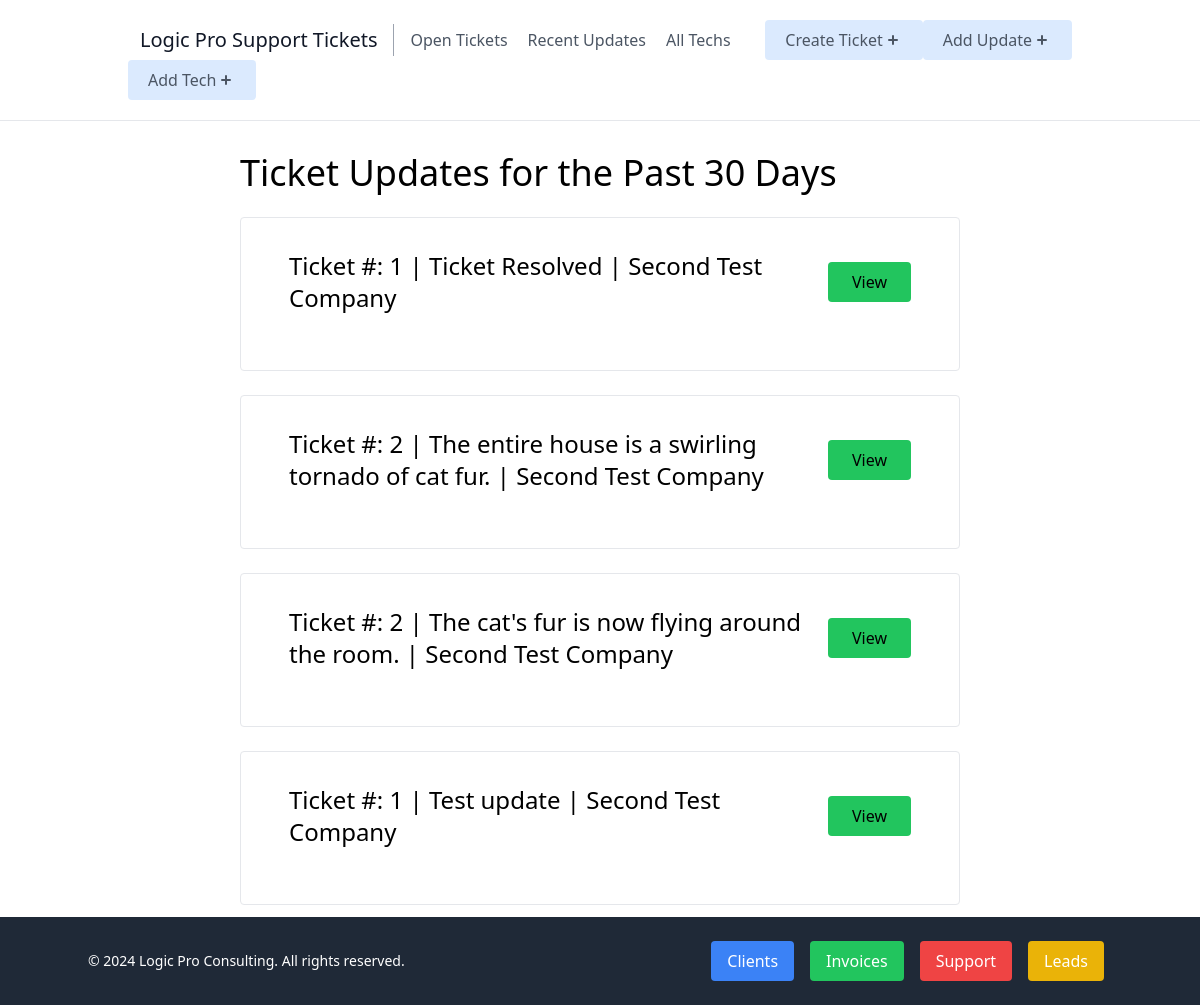
Screenshot of /support/updates/ with the database file from the repository.
### support/models.py (models this page shows, shortened)
class TicketUpdate(models.Model):
    update = models.TextField()
    tech = models.ForeignKey('Technician', on_delete=models.CASCADE, related_name='ticket_tech', null=True, blank=True)
    created_at = models.DateTimeField(auto_now_add=True)
    updated_at = models.DateTimeField(auto_now=True)
    ticket = models.ForeignKey(Ticket, on_delete=models.CASCADE, related_name='ticket_update', null=True, blank=True)

class Ticket(models.Model):
    title = models.CharField(max_length=100)
    description = models.TextField()
    is_resolved = models.BooleanField(default=False)
    created_at = models.DateTimeField(auto_now_add=True)
    updated_at = models.DateTimeField(auto_now=True)
    client = models.ForeignKey(Client, on_delete=models.CASCADE, related_name='ticket_client', null=True, blank=True)
    contact = models.ForeignKey(Contact, on_delete=models.CASCADE, related_name='ticket_contact', null=True, blank=True)
    site = models.ForeignKey(Site, on_delete=models.CASCADE, related_name='ticket_site', null=True, blank=True)

### clients/models.py (models this page shows, shortened)
class Client(models.Model):
    company = models.CharField(max_length=100)
    industry = models.CharField(max_length=100)
    hourly_rate = models.DecimalField(max_digits=5, decimal_places=2)
    created_at = models.DateTimeField(auto_now_add=True)
    updated_at = models.DateTimeField(auto_now=True)
    balance = models.DecimalField(max_digits=10, decimal_places=2, default=0, blank=True)
    contact = models.ForeignKey(Contact, on_delete=models.CASCADE, related_name='client_contact', null=True, blank=True)
    invoice_contact = models.ForeignKey(Contact, on_delete=models.CASCADE, related_name='invoice_contact', null=True, blank=True)

### support/views.py (the view)
# urls.py: path('support/updates/', ticket_update_index, name='updates-home'),
def ticket_update_index(request):
    now = timezone.now()
    thirty_days_ago = now - timedelta(days=30) # adjust if you want shorter or longer time frame
    updates = TicketUpdate.objects.filter(created_at__gte=thirty_days_ago).order_by('-created_at')
    context = {
        'updates': updates
    }
    return render(request, 'support/updates_index.html', context)

### support/templates/support/updates_index.html (shortened to what this page needs)
{% extends 'support/_base.html' %}
{% block content %}
<div style="margin-bottom: 100px;" class="sm:w-2/3 mx-auto px-10">
    <h1 class="text-4xl mb-2">Ticket Updates for the Past 30 Days</h1>
    {% for update in updates %}
    <div class="border rounded px-12 py-8 my-6 hover:bg-gray-50">
        <div class="flex justify-between items-center pb-6">
            <p class="text-2xl">Ticket #: {{ update.ticket.id }} | {{ update.update }} | {{ update.ticket.client.company }}</p>
            <a href="{% url 'view-update' update.pk%}"><p class="rounded bg-green-500 px-6 py-2">View</p></a>
        </div>
    </div>
    {% endfor %}
</div>
{% endblock content %}

### rows the page displays
TicketUpdate: ticket.id "1", update "Ticket Resolved", ticket.client.company "Second Test Company"
TicketUpdate: ticket.id "2", update "The entire house is a swirling tornado of cat fur.", ticket.client.company "Second Test Company"
TicketUpdate: ticket.id "2", update "The cat's fur is now flying around the room.", ticket.client.company "Second Test Company"
TicketUpdate: ticket.id "1", update "Test update", ticket.client.company "Second Test Company"
